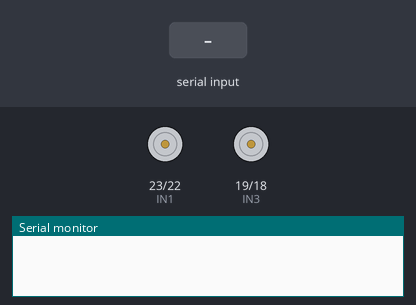
A sketch run on a simulated Arduino Mega 2560, built with avr-gcc and run on an emulated ATmega2560. Parts: motor-driver pin pairs drawn as motors (green arrow = first pin HIGH = forward, orange = second pin HIGH = backward, longer = more drive, scaled by the enable pin), the last lines printed to the serial monitor. The test bench sets the inputs (shaded band).

Above: at 1.2 s.
1.3 s: "w" received over Serial
At 1.6 s:
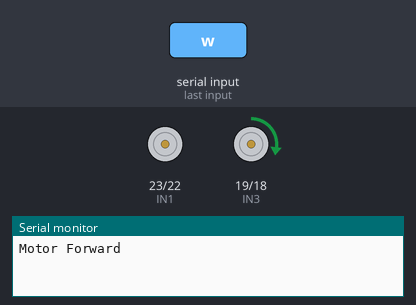
2.8 s: "s" received over Serial
At 5.1 s:
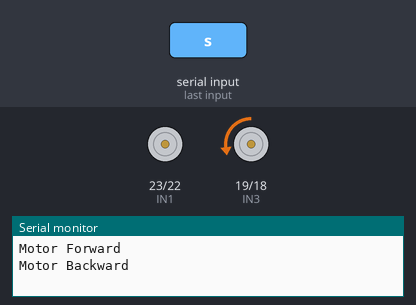
5.8 s: "a" received over Serial
At 8.5 s:
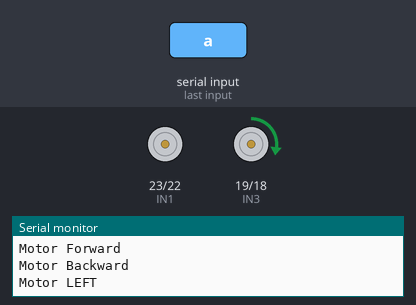
8.8 s: "d" received over Serial
At 10.8 s:
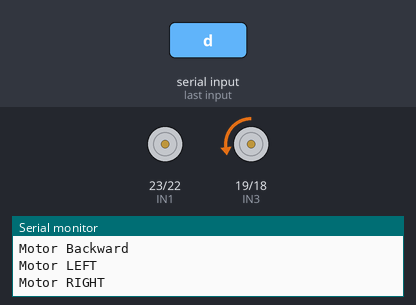
Timing chart, 0 to 14.8 s (numbered marks = the images above; inputs shaded):
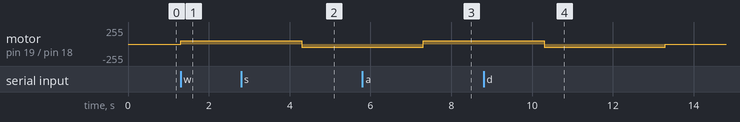

Measured:
- after the input at 1.3 s, motor on pin 19 (IN3) / pin 18 (IN4): stopped → forward 50/255 at once
- after the input at 2.8 s, motor on pin 19 (IN3) / pin 18 (IN4): forward 50/255 → backward 50/255 after 1.5 s
- after the input at 5.8 s, motor on pin 19 (IN3) / pin 18 (IN4): backward 50/255 → forward 50/255 after 1.5 s
- after the input at 8.8 s, motor on pin 19 (IN3) / pin 18 (IN4): forward 50/255 → backward 50/255 after 1.5 s, → stopped 3.0 s later

The sketch:

sketch_jul21c.ino
```cpp
#include <analogWrite.h>
#define IN1 23
#define IN2 22
#define ENA 21
#define IN3 19
#define IN4 18
#define ENB 5

void setup() {
  Serial.begin(9600);
  pinMode(IN1, OUTPUT);
  pinMode(IN2, OUTPUT);
  pinMode(ENA, OUTPUT);
  pinMode(IN3, OUTPUT);
  pinMode(IN4, OUTPUT);
  pinMode(ENB, OUTPUT);
  digitalWrite(IN1, LOW);
  digitalWrite(IN2, LOW);
  digitalWrite(ENA, LOW);
  digitalWrite(IN3, LOW);
  digitalWrite(IN4, LOW);
  digitalWrite(ENB, LOW);
}

void loop() {
  char ch1;
  ch1 = Serial.read();
  if(ch1 == 'w' ){ //เดินหน้า
    analogWrite(ENA,50);
    digitalWrite(IN1, HIGH);
    digitalWrite(IN2, LOW);
    analogWrite(ENB,50);
    digitalWrite(IN3, HIGH);
    digitalWrite(IN4, LOW);
    Serial.println("Motor Forward");
    delay(3000);
  }else if(ch1 == 's'){  //ถอยหลัง
    analogWrite(ENA,50);
    digitalWrite(IN1, LOW);
    digitalWrite(IN2, HIGH);
    analogWrite(ENB,50);
    digitalWrite(IN3, LOW);
    digitalWrite(IN4, HIGH);
    Serial.println("Motor Backward");
    delay(3000);
  }else if(ch1 == 'a'){  //เลี้ยวซ้าย
    analogWrite(ENA,50);
    digitalWrite(IN1, LOW);
    digitalWrite(IN2, HIGH);
    analogWrite(ENB,50);
    digitalWrite(IN3, HIGH);
    digitalWrite(IN4, LOW);
    Serial.println("Motor LEFT");
    delay(3000);
  }else if(ch1 == 'd'){  //เลีเยวขวา
    analogWrite(ENA,50);
    digitalWrite(IN1, HIGH);
    digitalWrite(IN2, LOW);
    analogWrite(ENB,50);
    digitalWrite(IN3, LOW);
    digitalWrite(IN4, HIGH);
    Serial.println("Motor RIGHT");
    delay(3000);
  }else{
    analogWrite(ENA,0);
    digitalWrite(IN1, LOW);
    digitalWrite(IN2, LOW);
    analogWrite(ENB,0);
    digitalWrite(IN3, LOW);
    digitalWrite(IN4, LOW);
  }

}
```
